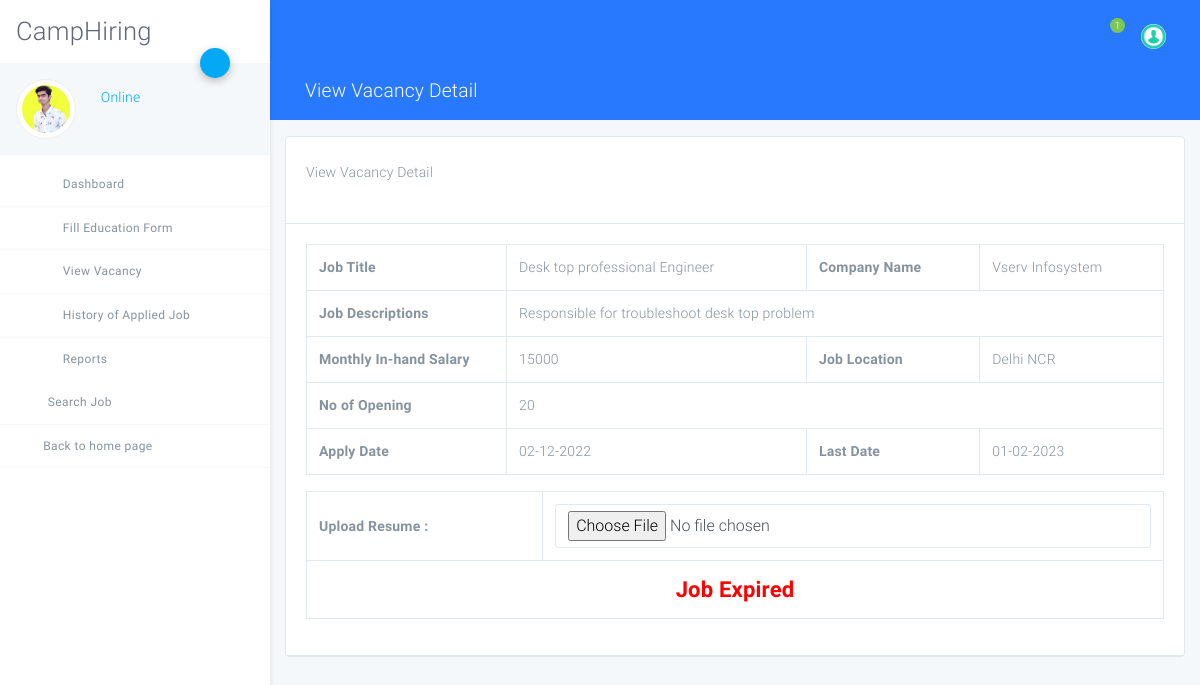
/user/view-vacancy-details.php?viewid=15 (signed in), run on the app's committed database.
### tables this page shows
CREATE TABLE `tbluser` (
  `ID` int(10) NOT NULL,
  `FullName` varchar(120) DEFAULT NULL,
  `Email` varchar(120) DEFAULT NULL,
  `MobileNumber` bigint(10) DEFAULT NULL,
  `StudentID` varchar(120) DEFAULT NULL,
  `Gender` varchar(120) NOT NULL,
  `Address` mediumtext NOT NULL,
  `Age` int(5) NOT NULL,
  `DOB` varchar(120) NOT NULL,
  `Image` varchar(120) NOT NULL,
  `Password` varchar(120) DEFAULT NULL,
  `UserRegdate` timestamp NULL DEFAULT current_timestamp()
);

CREATE TABLE `tblvacancy` (
  `ID` int(10) NOT NULL,
  `CompanyID` int(10) DEFAULT NULL,
  `JobTitle` varchar(200) DEFAULT NULL,
  `MonthlySalary` varchar(120) DEFAULT NULL,
  `JobDescriptions` mediumtext DEFAULT NULL,
  `NoofOpenings` varchar(50) DEFAULT NULL,
  `JobLocation` varchar(120) DEFAULT NULL,
  `ApplyDate` varchar(120) DEFAULT NULL,
  `LastDate` varchar(120) DEFAULT NULL,
  `JobpostingDate` datetime DEFAULT current_timestamp()
);

CREATE TABLE `tblcompany` (
  `ID` int(10) NOT NULL,
  `CompanyName` varchar(120) DEFAULT NULL,
  `ContactPerson` varchar(100) DEFAULT NULL,
  `CompanyUrl` varchar(200) DEFAULT NULL,
  `CompanyAddress` mediumtext DEFAULT NULL,
  `MobileNumber` bigint(10) DEFAULT NULL,
  `CompanyEmail` varchar(200) DEFAULT NULL,
  `CompanyLogo` varchar(200) DEFAULT NULL,
  `Password` varchar(120) DEFAULT NULL,
  `CompanyRegdate` timestamp NOT NULL DEFAULT current_timestamp()
);

### user/view-vacancy-details.php (the view, shortened to what this page needs)
<?php
include('includes/dbconnection.php');
if (strlen($_SESSION['crmsuid']==0)) {
  header('location:logout.php');
  } else{
  ?>
<!DOCTYPE html>
<html lang="en">
<head>
    <link rel="stylesheet" href="assets/css/app.css">
</head>
<body class="light">
<div id="app">
<?php include_once('includes/sidebar.php');?>
<?php include_once('includes/header.php');?>
    <div class="page has-sidebar-left">
    <header class="blue accent-3 relative">
        <div class="container-fluid text-white">
            <div class="row p-t-b-10 ">
                <div class="col">
                    <h4>
                        <i class="icon-package"></i>
                        View Vacancy Detail
                    </h4>
                </div>
            </div>
        </div>
    </header>
    <div class="animatedParent animateOnce">
        <div class="container-fluid my-3">
            <div class="row">
                <div class="col-md-12">
                    <div class="card">
                        <div class="card-body b-b">
                            <p>View Vacancy Detail</p>
                        </div>
                        <div class="card-body b-b">
  <?php
 $edid=$_GET['viewid'];
$ret=mysqli_query($con,"select tblcompany.ID as cid,tblcompany.CompanyName,tblvacancy.ID,tblvacancy.JobTitle,tblvacancy.JobpostingDate,tblvacancy.MonthlySalary,tblvacancy.JobDescriptions,tblvacancy.JobLocation,tblvacancy.NoofOpenings,tblvacancy.ApplyDate,tblvacancy.LastDate from tblcompany join  tblvacancy on tblcompany.ID=tblvacancy.CompanyID where tblvacancy.ID='$edid'");
while ($row=mysqli_fetch_array($ret)) {
?>
<table class="table table-bordered table-hover data-tables">
    <tr>
  <th width="200">Job Title</th>
  <td><?php  echo $row['JobTitle'];?></td>
  <th>Company Name</th>
  <td><?php  echo $row['CompanyName'];?></td>
  </tr>
   <tr>
  <th>Job Descriptions</th>
  <td colspan="3"><?php  echo $row['JobDescriptions'];?></td>
  </tr>
  <tr>
  <th>Monthly In-hand Salary</th>
  <td><?php  echo $row['MonthlySalary'];?></td>
  <th>Job Location</th>
  <td><?php  echo $row['JobLocation'];?></td>
  </tr>
  <tr>
  <th>No of Opening</th>
  <td colspan="3"><?php  echo $row['NoofOpenings'];?></td>
</tr>
  <th>Apply Date</th>
  <td><?php  echo $adate=$row['ApplyDate'];?></td>
  <th>Last Date</th>
  <td><?php  echo $ldate=$row['LastDate'];?></td>
</table>
<?php } ?>
<table class="table table-bordered table-hover data-tables">
<form method="post" name="submit" enctype="multipart/form-data">
<tr>
    <th>Upload Resume :</th>
    <td>
    <input type='file' name="resume" placeholder="resume" rows="12" cols="14" class="form-control wd-450" required="true"></td>
  </tr>
<?php
$cdate=date('Y-m-d');
$aadate = date("Y-m-d", strtotime($adate));
$lldate = date("Y-m-d", strtotime($ldate));
if(($cdate > $aadate) and ($cdate < $lldate ))
{
?>
  <tr align="center">
    <td colspan="2"><button type="submit" name="submit" class="btn btn-primary">Apply Now</button></td>
  </tr>
<?php } else {?>
  <tr>
<th colspan="2" style="text-align:center; font-weight:bold; color:red; font-size:22px;">Job Expired</tthd>
  </tr>
<?php } ?>
  </form>
  </table>
                        </div>
                    </div>
                </div>
            </div>
        </div>
    </div>
</div>
</div>
</body>
</html>
<?php }  ?>

### user/includes/sidebar.php (shortened to what this page needs)
<aside class="main-sidebar fixed offcanvas shadow">
    <section class="sidebar">
        <div class="w-80px mt-3 mb-3 ml-3">
<h2 align="center">CampHiring</h2>
        </div>
        <div class="relative">
            <a data-toggle="collapse" href="#userSettingsCollapse" role="button" aria-expanded="false"
               aria-controls="userSettingsCollapse" class="btn-fab btn-fab-sm fab-right fab-top btn-primary shadow1 ">
                <i class="icon icon-cogs"></i>
            </a>
            <div class="user-panel p-3 light mb-2">
                <div>
<?php
$uid=$_SESSION['crmsuid'];
$ret=mysqli_query($con,"select FullName,Image from tbluser where ID='$uid'");
$row=mysqli_fetch_array($ret);
$name=$row['FullName'];
$pimage=$row['Image'];
?>
                    <div class="float-left image">
<img class="user_avatar" src="images/<?php echo $pimage;?>" alt="<?php echo $name;?>">
                    </div>
                    <div class="float-left info">
                        <a href="user-profile.php"><i class="icon-circle text-primary blink"></i> Online</a>
                    </div>
                </div>
                <div class="clearfix"></div>
            </div>
        </div>
        <ul class="sidebar-menu">
            <li class="treeview"><a href="dashboard.php">
                <i class="icon icon-sailing-boat-water purple-text s-18"></i> <span>Dashboard</span>
            </a>
            </li>
            <li class="treeview"><a href="#">
                <i class="icon icon icon-package blue-text s-18"></i>
                <span>Fill Education Form</span>
            </a>
            </li>
            <li class="treeview"><a href="view-vacancy.php">
                <i class="icon icon-documents3 text-red s-18"></i>
                <span>View Vacancy</span>
            </a>
            </li>
            <li class="treeview"><a href="histroy-applied-job.php">
                <i class="icon icon-bar-chart2 pink-text s-18"></i>
                <span>History of Applied Job</span>
            </a>
            </li>
            <li class="treeview no-b"><a href="#">
                <i class="icon icon-package light-green-text s-18"></i>
                <span>Reports</span>
            </a>
            </li>
            <li class="treeview"><a href="search-job.php">
                <i class="icon-search3 light-green-text s-18"></i>
                <span>Search Job</span>
            </a>
            </li>
<li class="treeview"><a href="../index.php">
                <i class="icon-long-arrow-left"></i>
                <span>Back to home page</span>
            </a>
            </li>
        </ul>
    </section>
</aside>

### data on the page
tbluser: Image (picture)
tblvacancy: JobTitle "Desk top professional Engineer", CompanyID.CompanyName "Vserv Infosystem", JobDescriptions "Responsible for troubleshoot desk top problem", MonthlySalary "15000", JobLocation "Delhi NCR", NoofOpenings "20", ApplyDate "02-12-2022", LastDate "01-02-2023"

### other printed values
$count "1"
